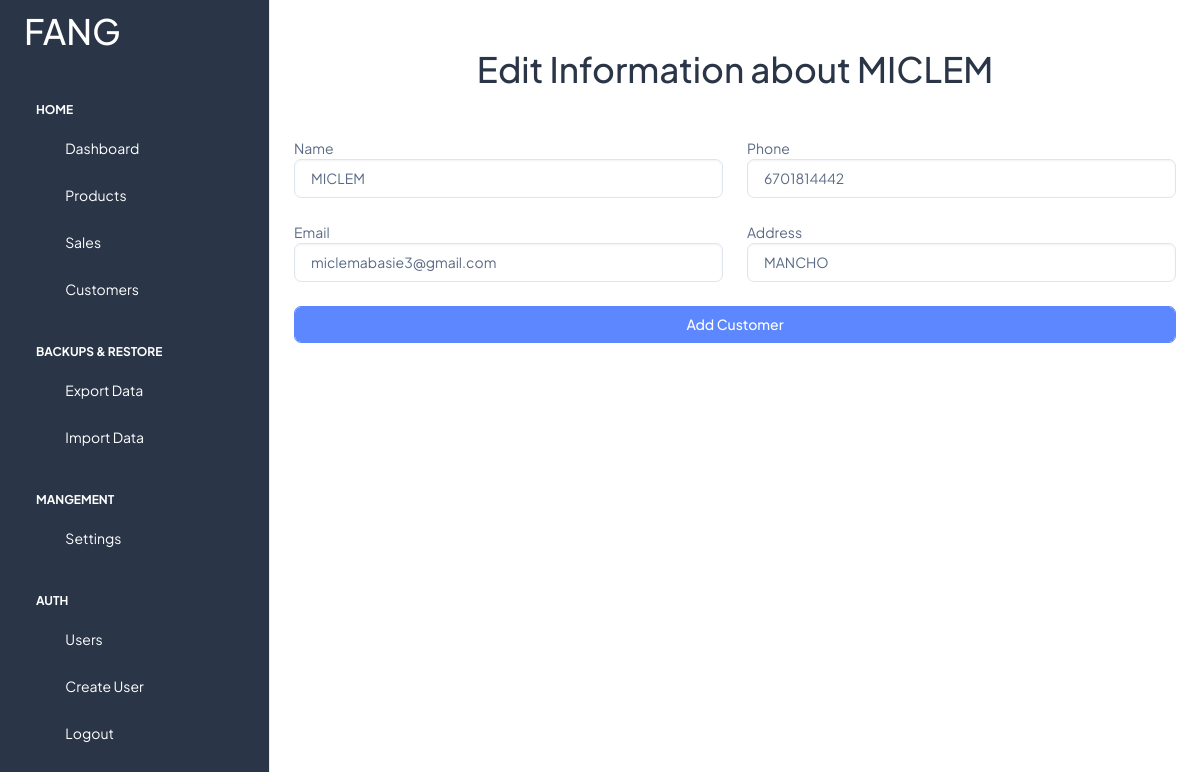
The app's page /customers/edit/1/ (signed in) with its own data.
### settings/models.py (models this page shows, shortened)
class Settings(models.Model):
    logo = models.ImageField(
        verbose_name=_("Site Logo"), upload_to="settings", null=True, blank=True
    )
    company_name = models.CharField(
        verbose_name=_("Company Name"),
        max_length=255,
        null=True,
        blank=True,
        default="SOLIX",
    )
    timezone = models.CharField(
        verbose_name=_("Timezone"),
        max_length=30,
        choices=TIMEZONES,
        default="Africa/Douala",
        null=True,
        blank=True,
    )
    reorder_default = models.PositiveIntegerField(
        verbose_name=_("Re-Order Level"),
        help_text="Set reorder level for products without reorder level",
        default=1,
    )

### customers/models.py (models this page shows, shortened)
class Customer(models.Model):
    name = models.CharField(verbose_name=_("Customer's Name"), max_length=200)
    phone = models.CharField(verbose_name=_("Phone Number"), max_length=200)
    address = models.CharField(
        verbose_name=_("Address"), max_length=200, null=True, blank=True
    )
    email = models.EmailField(verbose_name=_("Email"), null=True, blank=True)

### customers/views.py (the view)
@login_required
def edit_customer_view(request, customer_id):
    customer = get_object_or_404(Customer, id=customer_id)
    if request.method == "POST":
        form = CustomerAddForm(request.POST, instance=customer)
        if form.is_valid():
            form.save()
            return redirect("customers:list")
    form = CustomerAddForm(instance=customer)
    template_name = "customers/edit.html"
    context = {
        "customer": customer,
        "customer_add_form": form,
    }
    return render(request, template_name, context)

### customers/forms.py
class CustomerAddForm(forms.ModelForm):
    class Meta:
        model = Customer
        fields = ["name", "phone", "email", "address"]
        widgets = {
            "name": forms.TextInput(
                attrs={"class": "form-control", "placeholder": "Name of Customer"}
            ),
            "phone": forms.NumberInput(
                attrs={"class": "form-control", "placeholder": "Phone Number"}
            ),
            "email": forms.EmailInput(
                attrs={"class": "form-control", "placeholder": "Customer's E-mail"}
            ),
            "address": forms.TextInput(
                attrs={"class": "form-control", "placeholder": "Customer's Address"}
            ),
        }

### commons/context_processors.py (called while the page is built)
def total_products(request):
    total = Product.objects.all().count()
    context = {"total_products": total}
    return context

def total_customers(request):
    total = Customer.objects.all().count()
    context = {"total_customers": total}
    return context

def total_sales(request):
    total = SaleItem.objects.all().count()
    context = {"total_sales": total}
    return context

### templates/customers/edit.html
{% extends "base.html" %}
{% block content %}
    <div class="container mt-5">
        <h1 class="text-center mb-4"> Edit Information about {{customer.name}} </h1>
        {% include "../components/add_customer.html" %}
    </div>
{% endblock content %}

### templates/components/sidebar.html (shortened to what this page needs)
<aside class="left-sidebar bg-dark text-white">
    <div>
      <div class="brand-logo d-flex align-items-center justify-content-between">
        <a href="./index.html" class="text-nowrap logo-img">
          {% if site_settings.company_name %}
          <h1 class="text-white">{{site_settings.company_name}}</h1>
          {% else %}
          <h1 class="text-white">SOLIX INVENT</h1>
          {% endif %}
        </a>
      </div>
      <nav class="sidebar-nav scroll-sidebar" data-simplebar="">
        <ul id="sidebarnav">
          <li class="nav-small-cap">
            <span class="hide-menu text-white">Home</span>
          </li>
          <li class="sidebar-item ">
            <a class="text-white sidebar-link" href="{% url 'home' %}" aria-expanded="false">
              <span>
                <i class="ti ti-layout-dashboard"></i>
              </span>
              <span class="hide-menu">Dashboard</span>
            </a>
          </li>
          <li class="sidebar-item ">
            <a class="text-white sidebar-link" href="{% url 'products:list'  %}" aria-expanded="false">
              <span>
                <i class="ti ti-package"></i>
              </span>
              <span class="hide-menu">Products</span>
            </a>
          </li>
          <li class="sidebar-item ">
            <a class="text-white sidebar-link" href="{% url 'sales:list' %}" aria-expanded="false">
              <span>
                <i class="ti ti-crown"></i>
              </span>
              <span class="hide-menu">Sales</span>
            </a>
          </li>
          <li class="sidebar-item ">
            <a class="text-white sidebar-link" href="{% url 'customers:list' %}" aria-expanded="false">
              <span>
                <i class="ti ti-crown"></i>
              </span>
              <span class="hide-menu">Customers</span>
            </a>
          </li>
          <li class="nav-small-cap">
            <span class="hide-menu text-white">BACKUPS & RESTORE</span>
          </li>
          <li class="sidebar-item ">
            <a class="text-white sidebar-link" href="{% url 'commons:export_data' %}" aria-expanded="false">
              <span>
                <i class="ti ti-crown"></i>
              </span>
              <span class="hide-menu">Export Data</span>
            </a>
          </li>
          <li class="sidebar-item ">
            <a class="text-white sidebar-link" href="{% url 'commons:import_data' %}" aria-expanded="false">
              <span>
                <i class="ti ti-crown"></i>
              </span>
              <span class="hide-menu">Import Data</span>
            </a>
          </li>
          <li class="nav-small-cap">
            <span class="hide-menu text-white">MANGEMENT</span>
          </li>
          <li class="sidebar-item ">
            <a class="text-white sidebar-link" href="{% url 'settings:settings' %}" aria-expanded="false">
              <span>
                <i class="ti ti-settings"></i>
              </span>
              <span class="hide-menu">Settings</span>
            </a>
          </li>
          <li class="nav-small-cap">
            <span class="hide-menu text-white">AUTH</span>
          </li>
          <li class="sidebar-item ">
            <a class="text-white sidebar-link" href="{% url 'accounts:list' %}" aria-expanded="false">
              <span>
                <i class="ti ti-user"></i>
              </span>
              <span class="hide-menu">Users</span>
            </a>
          </li>
          <li class="sidebar-item ">
            <a class="text-white sidebar-link" href="{% url 'accounts:add_user' %}" aria-expanded="false">
              <span>
                <i class="ti ti-user-plus"></i>
              </span>
              <span class="hide-menu">Create User</span>
            </a>
          </li>
          <li class="sidebar-item ">
            <a class="text-white sidebar-link" href="{% url 'accounts:logout' %}" aria-expanded="false">
              <span>
                <i class="ti ti-user"></i>
              </span>
              <span class="hide-menu">Logout</span>
            </a>
          </li>
        </ul>
      </nav>
    </div>
  </aside>

### templates/components/add_customer.html (shortened to what this page needs)
<form id="customerForm" method="post">
    <div class="container">
        <div class="row">
            <div class="col-md-6 mt-4">
                <div class="form-group">
                    <label for="name">Name</label>
                    {{customer_add_form.name}}
                </div>
            </div>
            <div class="col-md-6 mt-4">
                <div class="form-group">
                    <label for="phone">Phone</label>
                    {{customer_add_form.phone}}
                </div>
            </div>
        </div>
        <div class="row">
            <div class="col-md-6 mt-4">
                <div class="form-group">
                    <label for="email">Email</label>
                    {{customer_add_form.email}}
                </div>
            </div>
            <div class="col-md-6 mt-4">
                <div class="form-group">
                    <label for="address">Address</label>
                    {{customer_add_form.address}}
                </div>
            </div>
        </div>
        <div class="row">
            <div class="col-md-12">
                <button type="submit" class="mt-4 btn btn-primary form-control btn-block">Add Customer</button>
            </div>
        </div>
    </div>
</form>

### static/assets/libs/simplebar/src/simplebar.css (style rules this page uses)
[data-simplebar] { position: relative; flex-direction: column; flex-wrap: wrap; justify-content: flex-start; align-content: flex-start; align-items: flex-start; }

### records on screen
Settings: company_name "FANG"
Customer: name "MICLEM", phone "6701814442", email "miclemabasie3@gmail.com", address "MANCHO"
